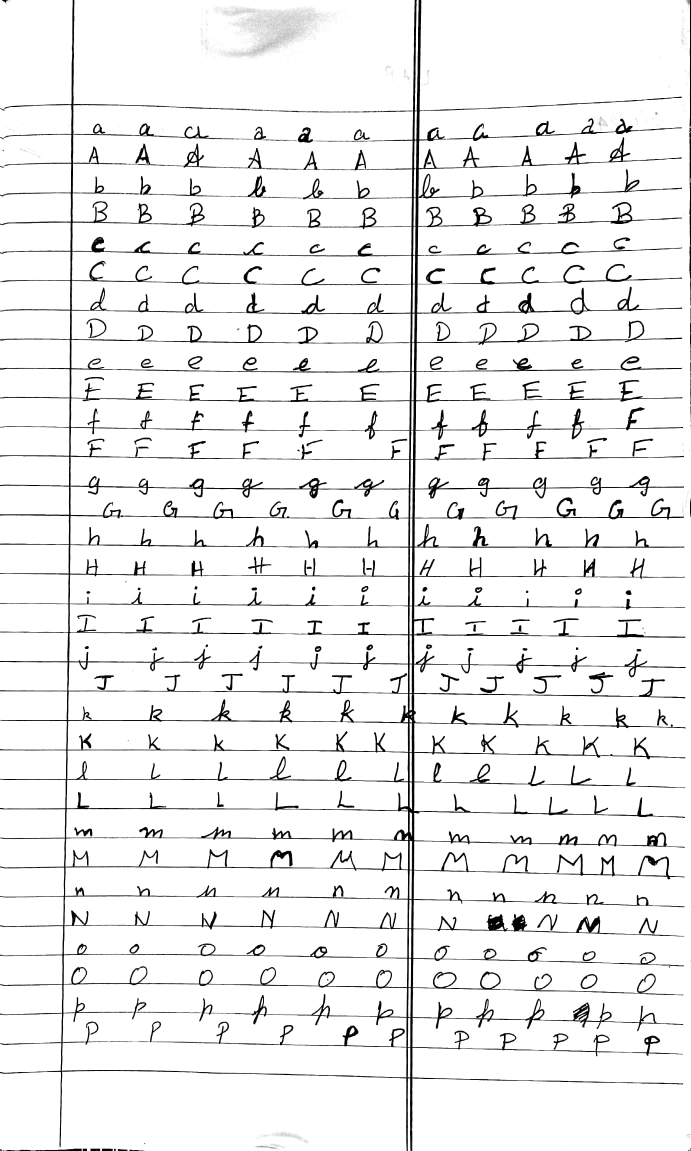
#> input picture Preprocessing/dataset/a1.jpg, 2072 x 3452 px (shown at 1/3 size); its folder holds only this picture in this run
$ python show_anot.py
#> lines starting #> are read from the running program, lines starting #| are printed output that depends on the picture
import cv2
import os
import csv
import pandas as pd

scale = 1.0
dx, dy = 0, 0
is_dragging = False
start_x, start_y = 0, 0
annot_box_height, annot_box_width = 70, 50

folder_path = 'dataset'
csv_file_path = 'annotations.csv'

images = [os.path.join(folder_path, img) for img in os.listdir(folder_path) if img.endswith('.jpg') or img.endswith('.png')]
current_image_idx = 0

def display_image(img, img_name):
    global scale, dx, dy
    df = pd.read_csv(csv_file_path)
    img_anot = df[df['Image']==img_name]
    height, width = img.shape[:2]
    scaled_height, scaled_width = int(height * scale), int(width * scale)
    for i in range(len(img_anot)):
        xc, yc, xd, yd = img_anot.iloc[i]['Center_x'], img_anot.iloc[i]['Center_y'], img_anot.iloc[i]['Distance_x'], img_anot.iloc[i]['Distance_y']
        asx, aex, asy, aey = xc - int(xd/2), xc + int(xd/2), yc - int(yd/2), yc + int(yd/2)
        cv2.rectangle(img, (asx, asy), (aex, aey), (0, 0, 255), 1)
    scaled_img = cv2.resize(img, (scaled_width, scaled_height))
    display_img = scaled_img[max(dy, 0):min(scaled_height + dy, scaled_height), max(dx, 0):min(scaled_width + dx, scaled_width)]
    cv2.imshow('Annot Tool', display_img)

def mouse_callback(event, x, y, flags, param):
    global dx, dy, start_x, start_y, is_dragging, scale
    if event == cv2.EVENT_LBUTTONDOWN:
        start_x, start_y = x, y
        is_dragging = True
    elif event == cv2.EVENT_MOUSEMOVE and is_dragging:
        dx -= int((x - start_x)/scale)
        dy -= int((y - start_y)/scale)
        start_x, start_y = x, y
    elif event == cv2.EVENT_LBUTTONUP:
        is_dragging = False
    elif event == cv2.EVENT_MOUSEWHEEL:
        if flags > 0:
            scale = min(scale + 0.05, 5.0)
        else:
            scale = max(scale - 0.05, 0.1)

while True:
    img = cv2.imread(images[current_image_idx])
#> img is the input picture: shape (3452, 2072, 3); min 0, max 255, mean 238.4
    print(images[current_image_idx])
    height, width = img.shape[:2]
#> height = 3452; width = 2072
    scale = 1000/height
#> scale = 0.29
    scaled_width = int(width * scale)
#> scaled_width = 600
    scaled_height = 1000
    cv2.namedWindow('Annot Tool')
    while True:
        display_image(img, images[current_image_idx])
#> (reads Preprocessing/annotations.csv from the repository)
#> in display_image, `scaled_img = cv2.resize(img, (scaled_width, scaled_height))`:
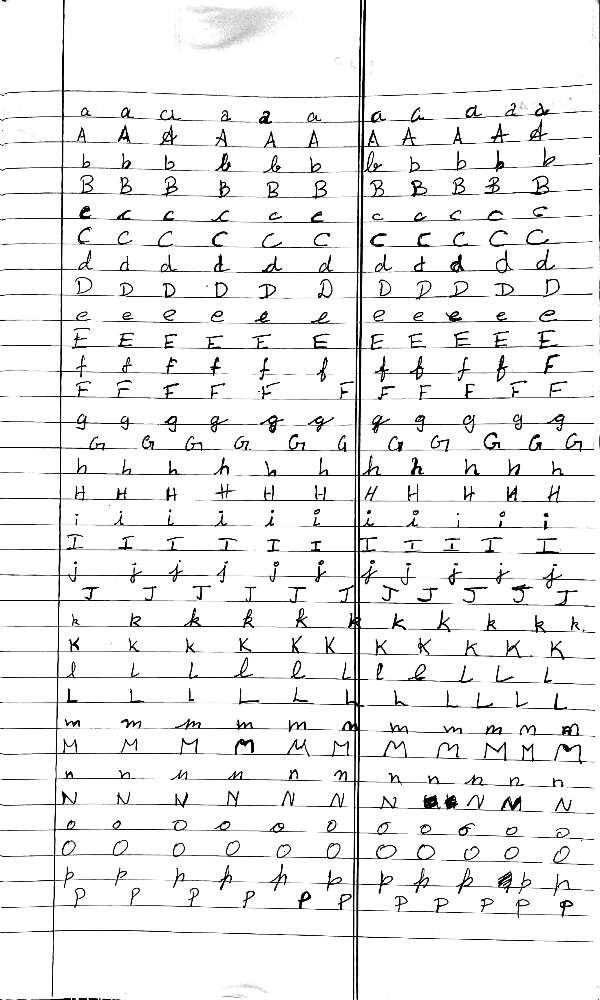
#> scaled_img: shape (1000, 600, 3); min 0, max 255, mean 238.4
        cv2.setMouseCallback('Annot Tool', mouse_callback)
        key = cv2.waitKey(1) & 0xFF
#> (key Esc is pressed here)
        if key == 27:
            cv2.destroyAllWindows()
            exit()
#> (the program exits here)
